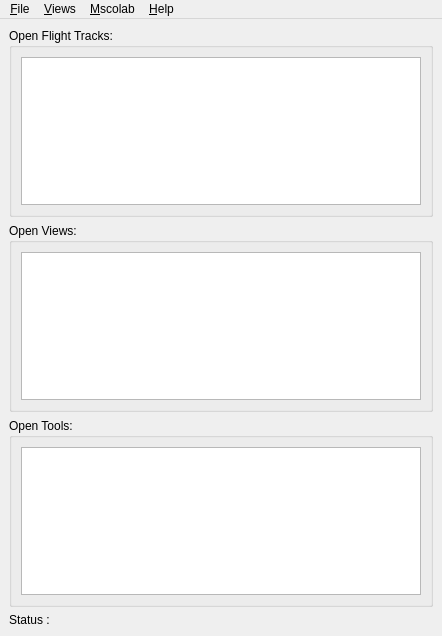
<?xml version="1.0" encoding="UTF-8"?>
<ui version="4.0">
 <class>MSSMainWindow</class>
 <widget class="QMainWindow" name="MSSMainWindow">
  <property name="geometry">
   <rect>
    <x>0</x>
    <y>0</y>
    <width>442</width>
    <height>636</height>
   </rect>
  </property>
  <property name="windowTitle">
   <string>Mission Support System</string>
  </property>
  <widget class="QWidget" name="centralwidget">
   <layout class="QVBoxLayout" name="verticalLayout">
    <item>
     <widget class="QGroupBox" name="groupBox_3">
      <property name="title">
       <string>Open Flight Tracks:</string>
      </property>
      <property name="flat">
       <bool>true</bool>
      </property>
      <layout class="QVBoxLayout" name="verticalLayout_6">
       <item>
        <widget class="QListWidget" name="listFlightTracks">
         <property name="toolTip">
          <string>List of open flight tracks.
Double-click a flight track to activate it.
Save a flight track to name it.</string>
         </property>
         <property name="alternatingRowColors">
          <bool>false</bool>
         </property>
         <property name="textElideMode">
          <enum>Qt::ElideNone</enum>
         </property>
        </widget>
       </item>
      </layout>
     </widget>
    </item>
    <item>
     <widget class="QGroupBox" name="groupBox">
      <property name="title">
       <string>Open Views:</string>
      </property>
      <property name="flat">
       <bool>true</bool>
      </property>
      <property name="checkable">
       <bool>false</bool>
      </property>
      <layout class="QVBoxLayout" name="verticalLayout_4">
       <item>
        <widget class="QListWidget" name="listViews">
         <property name="toolTip">
          <string>Double-click a view to bring it to the front.</string>
         </property>
        </widget>
       </item>
      </layout>
     </widget>
    </item>
    <item>
     <widget class="QGroupBox" name="groupBox_2">
      <property name="title">
       <string>Open Tools:</string>
      </property>
      <property name="flat">
       <bool>true</bool>
      </property>
      <property name="checkable">
       <bool>false</bool>
      </property>
      <layout class="QVBoxLayout" name="verticalLayout_5">
       <item>
        <widget class="QListWidget" name="listTools">
         <property name="toolTip">
          <string>Double-click a tool to bring it to the front.</string>
         </property>
        </widget>
       </item>
      </layout>
     </widget>
    </item>
    <item>
     <widget class="QLabel" name="labelStatusbar">
      <property name="text">
       <string>Status : </string>
      </property>
      <property name="scaledContents">
       <bool>false</bool>
      </property>
     </widget>
    </item>
   </layout>
  </widget>
  <widget class="QMenuBar" name="menubar">
   <property name="geometry">
    <rect>
     <x>0</x>
     <y>0</y>
     <width>442</width>
     <height>22</height>
    </rect>
   </property>
   <property name="nativeMenuBar">
    <bool>false</bool>
   </property>
   <widget class="QMenu" name="menu_File">
    <property name="title">
     <string>&amp;File</string>
    </property>
    <widget class="QMenu" name="menuImport_Flight_Track">
     <property name="title">
      <string>Import Flight Track</string>
     </property>
    </widget>
    <widget class="QMenu" name="menuExport_Active_Flight_Track">
     <property name="title">
      <string>Export Active Flight Track</string>
     </property>
    </widget>
    <addaction name="actionNewFlightTrack"/>
    <addaction name="actionOpenFlightTrack"/>
    <addaction name="separator"/>
    <addaction name="actionActivateSelectedFlightTrack"/>
    <addaction name="separator"/>
    <addaction name="actionSaveActiveFlightTrack"/>
    <addaction name="actionSaveActiveFlightTrackAs"/>
    <addaction name="separator"/>
    <addaction name="actionCloseSelectedFlightTrack"/>
    <addaction name="separator"/>
    <addaction name="menuImport_Flight_Track"/>
    <addaction name="menuExport_Active_Flight_Track"/>
    <addaction name="separator"/>
    <addaction name="actionConfiguration"/>
    <addaction name="separator"/>
    <addaction name="action_Quit"/>
   </widget>
   <widget class="QMenu" name="menu_View">
    <property name="title">
     <string>&amp;Views</string>
    </property>
    <addaction name="actionTopView"/>
    <addaction name="actionSideView"/>
    <addaction name="actionTableView"/>
   </widget>
   <widget class="QMenu" name="menu_Help">
    <property name="title">
     <string>&amp;Help</string>
    </property>
    <addaction name="actionOnlineHelp"/>
    <addaction name="actionAboutMSUI"/>
   </widget>
   <widget class="QMenu" name="menu_Mscolab">
    <property name="title">
     <string>&amp;Mscolab</string>
    </property>
    <addaction name="actionMscolabProjects"/>
   </widget>
   <addaction name="menu_File"/>
   <addaction name="menu_View"/>
   <addaction name="menu_Mscolab"/>
   <addaction name="menu_Help"/>
  </widget>
  <action name="action_Quit">
   <property name="text">
    <string>&amp;Quit</string>
   </property>
   <property name="shortcut">
    <string>Ctrl+Q</string>
   </property>
  </action>
  <action name="actionNewFlightTrack">
   <property name="text">
    <string>&amp;New Flight Track</string>
   </property>
   <property name="shortcut">
    <string>Ctrl+N</string>
   </property>
  </action>
  <action name="actionOpenFlightTrack">
   <property name="text">
    <string>&amp;Open Flight Track...</string>
   </property>
   <property name="shortcut">
    <string>Ctrl+O</string>
   </property>
  </action>
  <action name="actionSaveActiveFlightTrack">
   <property name="text">
    <string>&amp;Save Active Flight Track</string>
   </property>
   <property name="shortcut">
    <string>Ctrl+S</string>
   </property>
  </action>
  <action name="actionSaveActiveFlightTrackAs">
   <property name="text">
    <string>Save Active Flight Track &amp;As...</string>
   </property>
  </action>
  <action name="actionCloseSelectedFlightTrack">
   <property name="text">
    <string>&amp;Close Selected Flight Track</string>
   </property>
   <property name="shortcut">
    <string/>
   </property>
  </action>
  <action name="actionTopView">
   <property name="text">
    <string>&amp;Top View (Horizontal Section)</string>
   </property>
   <property name="shortcut">
    <string>Ctrl+H</string>
   </property>
  </action>
  <action name="actionSideView">
   <property name="text">
    <string>&amp;Side View (Vertical Section)</string>
   </property>
   <property name="shortcut">
    <string>Ctrl+V</string>
   </property>
  </action>
  <action name="actionTableView">
   <property name="text">
    <string>T&amp;able View</string>
   </property>
   <property name="shortcut">
    <string>Ctrl+T</string>
   </property>
  </action>
  <action name="actionAboutMSUI">
   <property name="text">
    <string>&amp;About MSS</string>
   </property>
  </action>
  <action name="actionConfiguration">
   <property name="text">
    <string>Configuration</string>
   </property>
  </action>
  <action name="actionOnlineHelp">
   <property name="text">
    <string>Online &amp;Help</string>
   </property>
  </action>
  <action name="actionActivateSelectedFlightTrack">
   <property name="text">
    <string>Activate Selected Flight Track</string>
   </property>
   <property name="shortcut">
    <string/>
   </property>
  </action>
  <action name="actionMscolabProjects">
   <property name="text">
    <string>Mscolab projects</string>
   </property>
  </action>
 </widget>
 <resources/>
 <connections>
  <connection>
   <sender>action_Quit</sender>
   <signal>triggered()</signal>
   <receiver>MSSMainWindow</receiver>
   <slot>close()</slot>
   <hints>
    <hint type="sourcelabel">
     <x>-1</x>
     <y>-1</y>
    </hint>
    <hint type="destinationlabel">
     <x>399</x>
     <y>299</y>
    </hint>
   </hints>
  </connection>
 </connections>
</ui>
